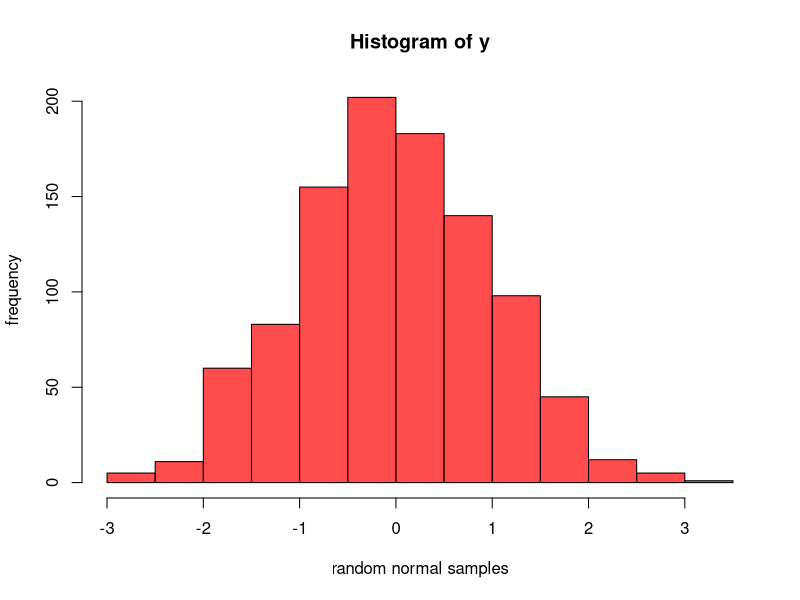

Here is the R script that generated this plot:
y <- rnorm(1000, mean = 0, sd = 1)
hist(y, freq = T, xlab = "random normal samples", ylab = "frequency", col = rgb(1,0,0,0.7))
